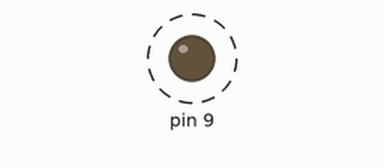
This sketch was run on a simulated Arduino Uno, built with avr-gcc and run on an emulated ATmega328P. Shown: output pins drawn as LEDs (lit = HIGH). Dashed ring = blinking.

Above: at 0.12 s.
Timing chart, 0 to 3.0 s (numbered marks = the images above):
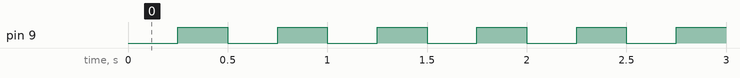

Measured:
- by itself, pin 9: alternates HIGH for 0.25 s and LOW for 0.25 s

The sketch:

CTC_practice.ino
```cpp
#include <stdint.h>

volatile uint8_t* ioDDRB;

volatile uint8_t* ioTCCR1A;
volatile uint8_t* ioTCCR1B;
volatile uint8_t* ioOCR1AH;
volatile uint8_t* ioOCR1AL;


int main()
{
  ioDDRB = (volatile uint8_t*) 0x24;

  ioTCCR1A = (volatile uint8_t*) 0x80;
  ioTCCR1B = (volatile uint8_t*) 0x81;
  ioOCR1AH = (volatile uint8_t*) 0x89;
  ioOCR1AL = (volatile uint8_t*) 0x88;

  /*
    Specifications:
    1. Output the square wave on pin
    2. Make a 50% duty cycle square wave (use CTC "clear times on compare match" wave form generation mode
    3. Set period to 0.5s (2Hz)


   */
   /*
    * Determine bit fields
    * WGM1{3:0] =  0b0100 for VTV mode (clear timer on compare match). The timer will reset back to 0 when its value equals )CR1A (output compare register 1A)
    * COM1A[1:0] = 0b01 for toggle OCiA on a compare match
    * CS1[2:0] = 0b011 for divide f_MCU by 64 (to get 250kHz fot the timer clock, the timer increments every 4us)
    */

    //Configure registers

    //Need to make PB1 an output with the DDRB register
    *ioDDRB |= 0x02;


    //for TCCR1A, we have COM1A[1:0] cat 0b0000 cat WGM1[1:0] == 0b01 cat 0b0000 cat 0b00 == 0b01000000 == 0x40
    *ioTCCR1A = 0x40;

    //for TCCR1B, we have 0b000 cat WBGM1[3:2] cat CS1[2:0] == 0b000 cat 0b01 cat 0b011 == 0b00001011 == 0x0B
    *ioTCCR1B = 0x0B;

    //Determine the period of our square wave using ORC1A registers
    // ORCR1A = T * f_MCU / (2 * prescalar)
    //OCR1A = o.5s * 16MHz / (2 * 64) == 62,500 == 0xF424
    //*ioOCR1AH = 0xF4;
    //*ioOCR1AL = 0x24;
    uint16_t half_period = 62500;
    *ioOCR1AH = half_period >> 8;
    *ioOCR1AL = half_period & 0x00FF;

    //Infinite loop that does nothing but lets the timer peripheral control the pin
    while(1)
    {

    }


}
```
